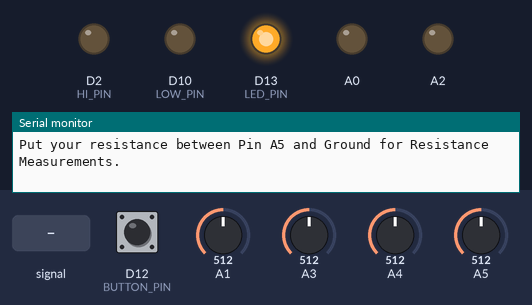
This sketch was run on a simulated Arduino Zero (SAMD21). On the bench: output pins drawn as LEDs (lit = HIGH), the last lines printed to the serial monitor. Inputs (shaded band) come from the test bench; at power-on: A1 = 512, A3 = 512, D12 (BUTTON_PIN) HIGH, A4 = 512, A5 = 512 (analog values on the 0–1023 scale).

Above: at 0.1 s.
At 3.2 s:
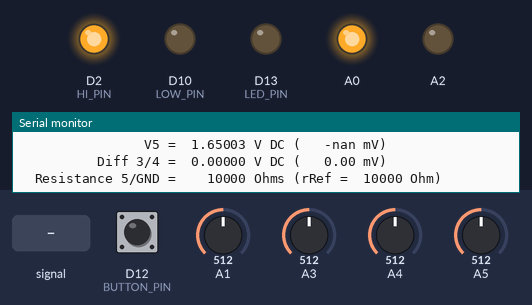
3.3 s: A1 fed a 200 Hz sine of ±81 counts around its level
6.5 s: A1 set to 716
9.7 s: A3 set to 716
12.9 s: A3 fed a 200 Hz sine of ±81 counts around its level
15.2 s: A4 fed a 200 Hz sine of ±81 counts around its level
18.4 s: A5 fed a 200 Hz sine of ±81 counts around its level
Timing chart, 0 to 21.4 s (numbered marks = the images above; inputs shaded):
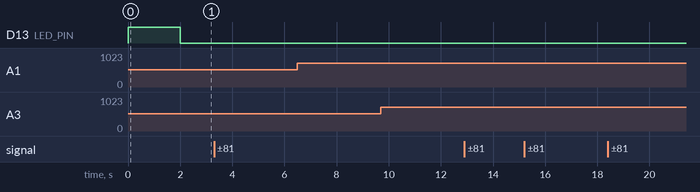

The sketch:

S2.3_MultiMeter.ino
```cpp
#include "RTClib.h"   // RTClib by Adafruit needed for %f in printf()

// Global Variables are available throughout the code and don't lose their values like locals
unsigned long timeLast = 0;  // the last time we went through the loop, microseconds
unsigned long timeNow = micros();      // the time we started this loop, microseconds
unsigned long dt = timeNow - timeLast; // the time difference since last loop, microseconds
int meterMode = 0;  // 0 for DC voltage, 1 for resistance/continuity


#define LED_PIN 13
#define BUTTON_PIN 12
#define LOW_PIN 10
#define HI_PIN 2
#define vRef 3.300  // this voltage value should be adjusted to match your own hardware
#define rRef 10000  // this resistance value should be adjusted to match your own hardware

double AtomV = vRef / 65.535;     // convert 16 bit unsigned from ADC to mV
double AtoV  = vRef / 65535.;     // convert 16 bit unsigned from ADC to V

void setup() {
  pinMode(LED_PIN,OUTPUT);
  digitalWrite(LED_PIN,HIGH);
  Serial.begin(300);      // M0 USB is fast no matter what speed we pick
  while(!Serial && millis() < 5000);
  Serial.print("\n\nS2.3 Multi-Meter Output on Serial Monitor\n");
  Serial.print(    "=========================================\n\n");
  Serial.print("Put a reference resistor (minimum 2K) between pin 2 or +3.3 and pin A5.\n");
  Serial.print("Plug a potentiometer into pins A0, A1, A2 to provide an adjustable voltage.\n");
  Serial.printf("Push the button to pull pin %d low and update metering quickly.\n",
                BUTTON_PIN);
  Serial.print("Use Pin A4 as the positive lead and Pin A3 as the negative lead for Differential DC Voltage.\n");
  Serial.print("Put your resistance between Pin A5 and Ground for Resistance Measurements.\n\n");
  delay(2000);
  pinMode(LED_PIN,OUTPUT);
  digitalWrite(LED_PIN,HIGH);
  pinMode(BUTTON_PIN,INPUT_PULLUP);
  pinMode(HI_PIN,OUTPUT);
  digitalWrite(HI_PIN,HIGH);
  pinMode(LOW_PIN,OUTPUT);
  digitalWrite(LOW_PIN,LOW);
  analogReadResolution(16);
//  analogReference(AR_INTERNAL1V65);
  setupMode(meterMode);
  digitalWrite(LED_PIN,LOW);
}

void setupMode(int mode) {
  // Use A0 and A2 to supply the potentiometer so that the wiper on A1 is an adjustable voltage source.
  // Make A2 a ground pin so you can just plug in the pot on A0/A1/A2 and it will follow A0 output
  pinMode(A2,OUTPUT);
  digitalWrite(A2,0);
  // Start with A0 at +3.3V for the pot
  analogWrite(A0,1023);
}

void loop() {
  timeLast = timeNow;      // save the old value before changing timeNow
  static unsigned long lastPrint = 0, lastLegend = 0, lastSerial1 = 0;
  // Keep time in microseconds as an unsigned long for best accuracy.
  timeNow = micros();      // the time we started this loop, microseconds
  dt = timeNow - timeLast; // the time difference since last loop, microseconds
  unsigned long tau = 100000;            // the smoothing time constant in microseconds bigger = smoother, slower
  // since dt usually less than tau, we must cast the calculation as (float) to avoid e.g. 3333/10000 = 0
  float w = min(1.,(float) dt/tau);      // weight to give the latest reading of a in smoothing
  double a[8] = {0};
  double a2[8] = {0};

  // This is a great example of where a hard coded number like 1000 will break
  // your code later if you decide to average over a different number of samples,
  // but don't remember to change the number in all the locations -- use #define!
  for(int j = 0;j < 1000;j++){
    double v1 = analogRead(A1) * AtoV;
    double v3 = analogRead(A3) * AtoV;
    double v4 = analogRead(A4) * AtoV;
    double v5 = analogRead(A5) * AtoV;
    double v6 = v4 - v3;
    a[1] += v1;
    a2[1] += v1 * v1;
    a[3] += v3;
    a2[3] += v3 * v3;
    a[4] += v4;
    a2[4] += v4 * v4;
    a[5] += v5;
    a2[5] += v5 * v5;
    a[6] += v6;
    a2[6] += v6 * v6;
  }
  for(int i = 0; i < 7; i++){
    a[i] /= 1000.;
    a2[i] /= 1000.;
  }

  // continuity indicator
  if(a[5]/vRef < 0.02) digitalWrite(LED_PIN,HIGH);
  else digitalWrite(LED_PIN,LOW);

  double t = timeNow / 1000000.;
  if (micros() - lastLegend > 10000000L) { // print legend now and then
    lastLegend = micros();
  }
  if (micros() - lastPrint > 2000000 || !digitalRead(BUTTON_PIN)) {
    lastPrint = micros();
    Serial.printf("t = %8.3f s", t);
    Serial.printf(", V1 = %8.4f V DC (%7.2f mV)\n",
                  a[1], sqrt(a2[1] - a[1]*a[1]) * 1000.);
    Serial.printf("                V3 = %8.5f V DC (%7.2f mV)\n",
                  a[3], sqrt(a2[3] - a[3]*a[3]) * 1000.);
    Serial.printf("                V4 = %8.5f V DC (%7.2f mV)\n",
                  a[4], sqrt(a2[4] - a[4]*a[4]) * 1000.);
    Serial.printf("                V5 = %8.5f V DC (%7.2f mV)\n",
                  a[5], sqrt(a2[5] - a[5]*a[5]) * 1000.);
    Serial.printf("          Diff 3/4 = %8.5f V DC (%7.2f mV)\n",
                  a[6], sqrt(a2[6] - a[6]*a[6]) * 1000.);
    Serial.printf("  Resistance 5/GND = %8.0f Ohms (rRef = %6.0f Ohm)\n",
                  a[5] / (vRef - a[5]) * rRef, (double) rRef);
    Serial.printf("\n");
  }
  delay(3);
}
```
